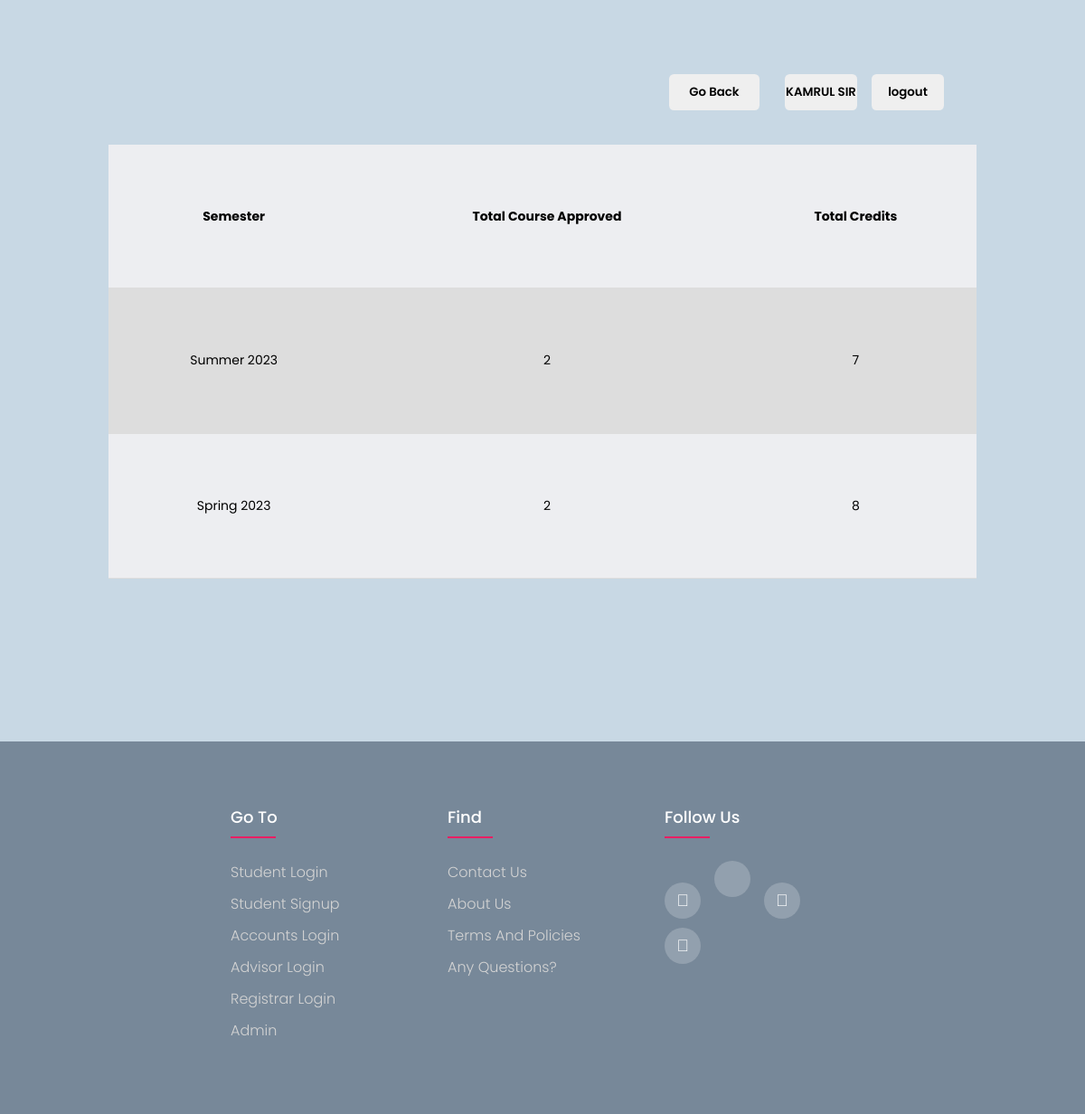
The app's page /registrar/check_credits.php (signed in) with its own data.
### tables this page shows
CREATE TABLE `semester` (
  `id` int(11) NOT NULL,
  `semester_name` varchar(255) NOT NULL,
  `semester_year` int(11) NOT NULL,
  `semester_courses` int(255) NOT NULL,
  `semester_credits` int(255) NOT NULL
);

### registrar/check_credits.php (the view, shortened to what this page needs)
<?php
include "../includes/header.php";
include "../includes/db.php";
?>
<div class="container">
    <div class="btn-section">
        <div class="username-btn">
            <button onclick="gotoadmindash()">
                <?= $_SESSION['username'] ?>
            </button>
        </div>
        <a href="/course/logout.php">
            <div class="logout-btn">
                <button>logout</button>
            </div>
        </a>
        <a href="/course/registrar/registrar_feed.php">
            <div class="adv-btn">
                <button>Go Back</button>
            </div>
        </a>
    </div>
    <table class="table" id="myTable" data-filter-control="true" data-show-search-clear-button="true">
        <tr>
            <th>Semester</th>
            <th>Total Course Approved</th>
            <th>Total Credits</th>
        </tr>
        <?php
        $sql = "SELECT * FROM semester";
        $result = mysqli_query($mysqli, $sql) or die(mysqli_error($mysqli));
        while ($data = mysqli_fetch_assoc($result)) {
            $semester = $data['semester_name'] . " " . $data['semester_year'];
            ?>
            <tr>
                <td>
                    <?= $semester ?>
                </td>
                <td>
                    <?= $data['semester_courses'] ?>
                </td>
                <td>
                    <?= $data['semester_credits'] ?>
                </td>
            </tr>
        <?php } ?>
    </table>
</div>
<?php
include "../includes/footer.php";
?>

### css/style.css (style rules this page uses)
* { margin: 0; padding: 0; box-sizing: border-box; max-width: 100%; font-family: "Poppins", sans-serif !important; }
body { background: #c8d8e4; }
.container { min-height: 100vh; margin: 0 auto; position: relative; background: #c8d8e4; display: flex; justify-content: center; align-items: center; }
table { height: 60vh; width: 80%; border-collapse: collapse; }
th, td { border-bottom: 1px solid #dddddd; padding: 10px 20px; font-size: 14px; text-align: center; }
tr:nth-child(even) { background-color: #dddddd; }
tr:nth-child(odd) { background-color: #edeef1; }
.logout-btn button { width: 80px; border: none; outline: none; height: 40px; border-radius: 0.3rem; font-weight: 600; margin: 10px 0; cursor: pointer; transition: 0.2s; position: absolute; top: 6vw; right: 13vw; z-index: 1000; }
.adv-btn button { width: 100px; border: none; outline: none; height: 40px; border-radius: 0.3rem; font-weight: 600; margin: 10px 0; cursor: pointer; transition: 0.2s; position: absolute; top: 6vw; right: 30vw; z-index: 1000; }
.username-btn button { min-width: 80px; border: none; outline: none; height: 40px; border-radius: 0.3rem; font-weight: 600; margin: 10px 0; cursor: pointer; transition: 0.2s; position: absolute; right: 21vw; top: 6vw; z-index: 1000; }
@media (min-width: 765px) and (max-width: 1200px) { html { font-size: 18px; } }

### records on screen
semester: semester "Summer 2023", semester_courses "2", semester_credits "7"
semester: semester "Spring 2023", semester_courses "2", semester_credits "8"

### other values on screen
$_SESSION['username'] "KAMRUL SIR"
